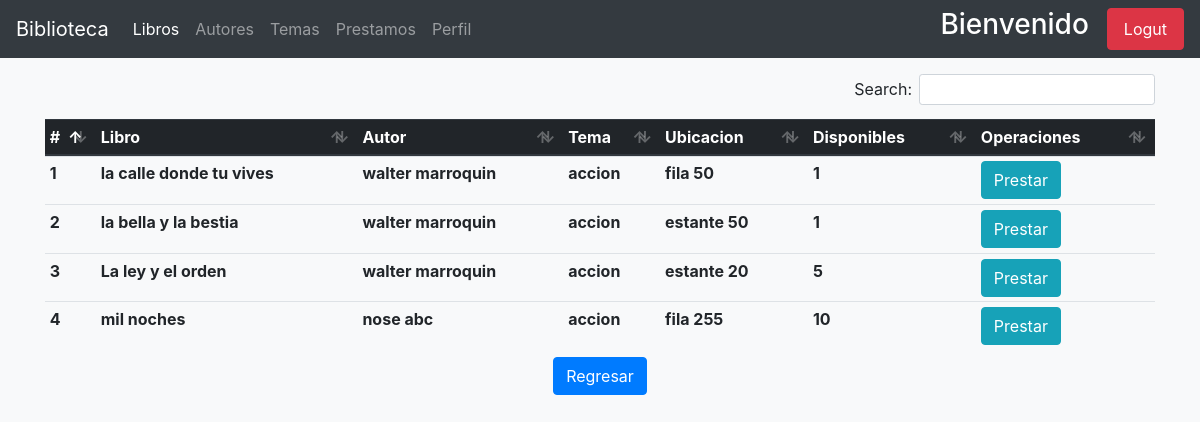
The app's page /temas/libros-temas1/ with its own data.
### apps/libros/models.py (models this page shows, shortened)
class Libros(models.Model):
    titulo = models.CharField(_('titulo'), max_length=150)
    biblioteca = models.ForeignKey(Biblioteca, on_delete=models.PROTECT, null=True)
    autor = models.ForeignKey(Author, on_delete=models.PROTECT)
    tema = models.ForeignKey(Temas, on_delete=models.PROTECT)
    ubicacion = models.CharField(_('ubicacion'), max_length=200)
    disponibles = models.PositiveIntegerField(_('libros disponibles'), validators=[limit], default=1, )
    fecha_registro = models.DateField(_('Fecha de ingreso'), default=datetime.now())
    class Meta:
        ordering = ['id']
        verbose_name_plural = 'Libros'

### apps/autores/models.py (models this page shows, shortened)
class Author(models.Model):
    nombre = models.CharField(_('nombre'), max_length=150)
    apellido = models.CharField(_('apellido'), max_length=150)
    nacionalidad = models.ForeignKey(Pais, on_delete=models.CASCADE)
    genero = models.BooleanField(_('genero'), default=True, choices=[
        (True, 'masculino'),
        (False, 'femenino')
    ])
    nacimiento = models.DateField(_('fecha de nacimiento'))
    fallecimiento = models.DateField(_('fecha de fallecimiento'),null=True, blank=True)
    fecha_registro = models.DateField(_('fecha de registro'), default=datetime.now())
    def __str__(self):
        return f'{self.nombre} {self.apellido}'

### apps/temas/models.py (models this page shows)
class Temas(models.Model):
    tema = models.CharField(_('tema'), max_length=200)
    fecha_ingreso = models.DateField(_('fecha_ingreso'), default=now())
    class Meta:
        verbose_name_plural = 'Temas'
    def __str__(self):
        return self.tema

### apps/temas/views.py (the view)
# urls.py: path('libros-temas<int:pk>/', views.libro_tema, name='libro-tema')
def libro_tema(request, pk):
    books = Libros.objects.filter(tema__id=pk)
    context = {'Libros': books}
    return render(request, 'temas/libros_de_temas.html', context)

### apps/temas/templates/temas/libros_de_temas.html (shortened to what this page needs)
{% extends 'base.html' %}
{% block navbar_items %}
    <li class="nav-item active">
        <a class="nav-link" href="{% url 'book:user_index' %}">Libros <span class="sr-only">(current)</span></a>
    </li>
    <li class="nav-item ">
        <a class="nav-link" href="{% url 'autor:autores-user' %}">Autores </a>
    </li>
    <li class="nav-item ">
        <a class="nav-link" href="{% url 'temas:temas-user' %}">Temas </a>
    </li>
    <li class="nav-item">
        <a class="nav-link" href="{% url 'prestamos:prestamos-list' %}">Prestamos</a>
    </li>
    <li class="nav-item ">
        <a class="nav-link" href="{% url 'usuarios:user-edit' request.user.id %}">Perfil </a>
    </li>
{% endblock %}
{% block content %}
    <div class="container mt-3">
        <div class="table-responsive">
        <table class="table table-hover table-sm" id="table-controller">
            <thead class="thead-dark">
                <tr>
                    <th scope="col" > #  </th>
                    <th scope="col" > Libro </th>
                    <th scope="col" > Autor </th>
                    <th scope="col" > Tema </th>
                    <th scope="col" > Ubicacion </th>
                    <th scope="col" > Disponibles </th>
                    <th scope="col" > Operaciones </th>
                </tr>
            </thead>
            <tbody>
                {% for book in Libros %}
                    <tr>
                        <th scope="col"> {{ forloop.counter }} </th>
                        <th> {{ book.titulo }} </th>
                        <th> {{ book.autor }} </th>
                        <th> {{ book.tema }} </th>
                        <th> {{ book.ubicacion }} </th>
                        <th> {{ book.disponibles }} </th>
                        {% if book.disponibles > 0 %}
                        <th> <a href="{% url 'prestamos:pre-prestamo' book.id %}" class="btn btn-info"> Prestar </a> </th>
                        </tr>
                        {% else %}
                        <th> No disponible </th>
                        </tr>
                        {% endif %}
                {% endfor %}
            </tbody>
        </table>
    </div>
    <center>
        <a href="{% url 'temas:temas-user' %}" class="btn btn-primary"> Regresar </a>
    </center>
    </div>
{% endblock %}

### records on screen
Libros: titulo "la calle donde tu vives", autor "walter marroquin", tema "accion", ubicacion "fila 50", disponibles "1", shows "Prestar"
Libros: titulo "la bella y la bestia", autor "walter marroquin", tema "accion", ubicacion "estante 50", disponibles "1", shows "Prestar"
Libros: titulo "La ley y el orden", autor "walter marroquin", tema "accion", ubicacion "estante 20", disponibles "5", shows "Prestar"
Libros: titulo "mil noches", autor "nose abc", tema "accion", ubicacion "fila 255", disponibles "10", shows "Prestar"
